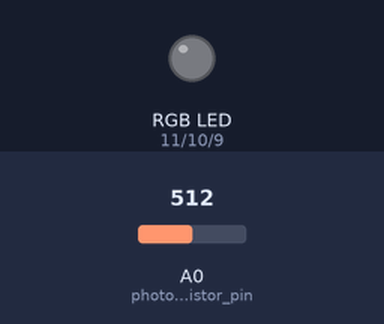
The sketch below on a simulated Arduino Uno, built with avr-gcc and run on an emulated ATmega328P. On the bench: an RGB LED mixed from three pins (HIGH = lit). The test bench sets the inputs (shaded band); at power-on: A0 (photoresistor_pin) = 512.

Above: at 1.2 s.
1.3 s: A0 (photoresistor_pin) set to 892
2.8 s: A0 (photoresistor_pin) set to 919
At 2.95 s:
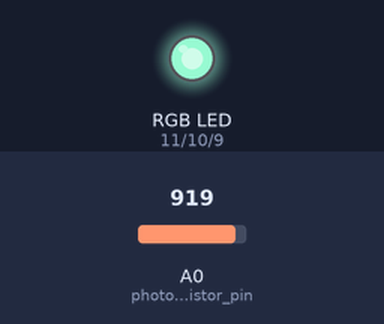
At 3.85 s:
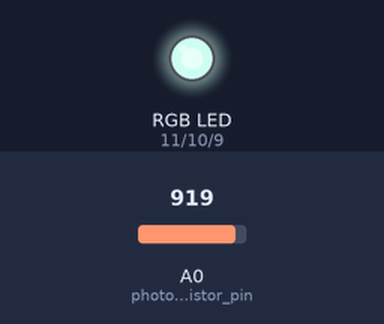
Timing chart, 0 to 40.4 s (numbered marks = the images above; inputs shaded):
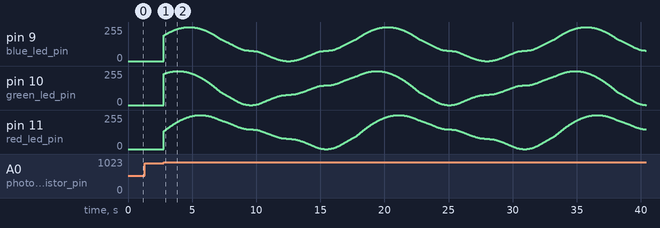

Measured:
- the behaviour switches between 900 and 901 on A0 (photoresistor_pin) (found by bisection; images 0 and 1)
- after the input at 1.3 s, every drawn part: stays the same

The sketch:

Mood_Light.ino
```cpp
int pulse_speed = 1; // how fast the lamp runs
int power = 255; // brightness of the lamp
int photoresistor_pin = 0;
int red_led_pin = 11;
int green_led_pin = 10;
int blue_led_pin = 9;
int darkness; // reading from 0-1024
float RGB[3];
float radian_deg_conversion_const = 180/PI;

void setup() {
  // put your setup code here, to run once:
  pinMode(red_led_pin, OUTPUT);
  pinMode(blue_led_pin, OUTPUT);
  pinMode(green_led_pin, OUTPUT);
  digitalWrite(red_led_pin, LOW);
  digitalWrite(blue_led_pin, LOW);
  digitalWrite(green_led_pin, LOW);
}

void loop() {
  // put your main code here, to run repeatedly:
  for(float x=0; x<PI; x=x+0.00001) {
    RGB[0] = power * abs(sin(x * radian_deg_conversion_const));
    RGB[1] = power * abs(sin((x + PI/3) * radian_deg_conversion_const));
    RGB[2] = power * abs(sin((x + 2*PI/3) * radian_deg_conversion_const));
    darkness = analogRead(photoresistor_pin);
    if(darkness > 900) {
      analogWrite(red_led_pin, RGB[0]);
      analogWrite(blue_led_pin, RGB[1]);
      analogWrite(green_led_pin, RGB[2]);
    }
    else {
      digitalWrite(red_led_pin, LOW);
      digitalWrite(blue_led_pin, LOW);
      digitalWrite(green_led_pin, LOW);
    }
    for(int i=0; i<3; i++) {
      if(RGB[i]<1) delay(20*pulse_speed);
      else if(RGB[i]<5) delay(10*pulse_speed);
      else if(RGB[i]<10) delay(2*pulse_speed);
      else if(RGB[i]<100) delay(pulse_speed);
    }
    delay(1);
  }
}
```
